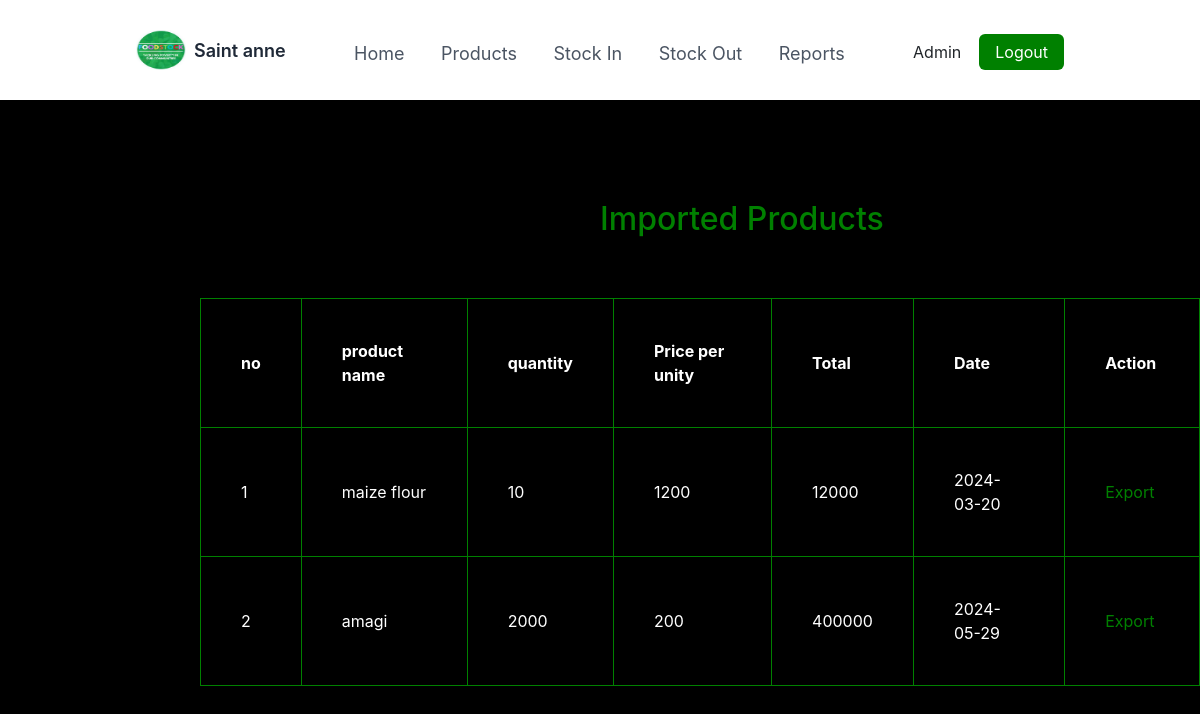
The app's page /productin.php (signed in) with its own data.
### tables this page shows
CREATE TABLE `stock_in` (
  `stockinid` int(11) NOT NULL,
  `ProductId` int(11) NOT NULL,
  `Date` date NOT NULL DEFAULT current_timestamp(),
  `Quantity` int(255) NOT NULL,
  `Unit_Price` varchar(255) NOT NULL,
  `Total_Price` varchar(255) NOT NULL
);

CREATE TABLE `products` (
  `ProductId` int(11) NOT NULL,
  `ProductName` varchar(255) NOT NULL
);

### productin.php (the view, shortened to what this page needs)
<?php
include "./nav.php"
?>
<!DOCTYPE html>
<html lang="en">
<head>
</head>
<body>
    <h2>Imported Products</h2>
    <table>
        <thead>
            <tr>
                <th>no</th>
                <th>product name</th>
                <th>quantity</th>
                <th>Price per unity</th>
                <th>Total</th>
                <th>Date</th>
                <th>Action</th>
            </tr>
        </thead>
        <tbody>
<?php
$query = mysqli_query($conn,"SELECT * FROM stock_in INNER JOIN products ON stock_in.ProductId = products.ProductId");
 if (mysqli_num_rows($query) > 0) {
     $i = 1;
     while ($fetch =mysqli_fetch_assoc($query)) {
         $tbody = '
         <tr>
                 <td>'.$i++.'</td>
                 <td>'.$fetch['ProductName'].'</td>
                 <td>'.$fetch['Quantity'].'</td>
                 <td>'.$fetch['Unit_Price'].'</td>
                 <td>'.$fetch['Total_Price'].'</td>
              <td>'.$fetch['Date'].'</td>
                <td> <a href="./addexport.php?id= '.$fetch['ProductId'].'">Export</a>&nbsp;</td>
             </tr>
        ';
        echo $tbody;
    }
}
?>
        </tbody>
    </table>
</body>
</html>

### nav.php (shortened to what this page needs)
<!DOCTYPE html>
<html lang="en">
<head>
    <link rel="stylesheet" href="https://cdn.jsdelivr.net/npm/bootstrap@4.6.2/dist/css/bootstrap.min.css"
>
    <link rel="stylesheet" href="./css/styles.css">
</head>
<body>
    <nav class="navbar">
        <div class="navbar-inner">
            <div class="logo">
                <img src="./images/logo.jpg" alt="product1">
                <span class="logo-text">Saint anne</span>
            </div>
            <div class="primary-nav">
                <a href="./index.php">Home</a>
                <a href="./products.php">Products</a>
                <a href="./productin.php">Stock In</a>
                <a href="./productout.php">Stock Out</a>
                <a href="./report.php">Reports</a>
            </div>
            <div class="secondary-nav">
                <span><?php echo $_SESSION["UserName"] ?></span>&nbsp;&nbsp;&nbsp;
                <a href="./Auth/logout.php">Logout</a>
            </div>
        </div>
    </nav>
</body>
</html>

### css/styles.css (style rules this page uses)
body { background: #000; }
.navbar { background-color: #fff; box-shadow: 0 2px 4px rgba(0, 0, 0, 0.1); display: flex; justify-content: center; align-items: center; height: 100px; }
.navbar-inner { width: 60rem; margin: 0 auto; padding: 1rem; display: flex; justify-content: space-between; }
.logo { display: flex; align-items: center; }
.logo img { width: 50px; height: 40px; }
.logo-text { font-weight: 600; color: #1f2937; font-size: large; margin-left: 0.5rem; }
.primary-nav { margin-top: 10px; }
.primary-nav a { color: #4b5563; padding: 0.75rem 1rem; text-decoration: none; font-size: large; transition: all 0.2s ease; }
.secondary-nav { margin-top: 10px; }
.secondary-nav a { background-color: green; color: #fff; padding: 0.5rem 1rem; border-radius: 0.375rem; text-decoration: none; transition: all 0.2s ease; }

### productin.php (style rules this page uses)
table,th,thead,tbody,td { border-collapse: collapse; border: 1px solid green; color:#fff; padding: 40px; margin-left:200px }
h2 { margin-left:600px; margin-bottom:60px; color:green }
a { color:green }

### records on screen
stock_in: ProductId.ProductName "maize flour", Quantity "10", Unit_Price "1200", Total_Price "12000", Date "2024-03-20"
stock_in: ProductId.ProductName "amagi", Quantity "2000", Unit_Price "200", Total_Price "400000", Date "2024-05-29"

### other values on screen
$_SESSION["UserName"] "Admin"
